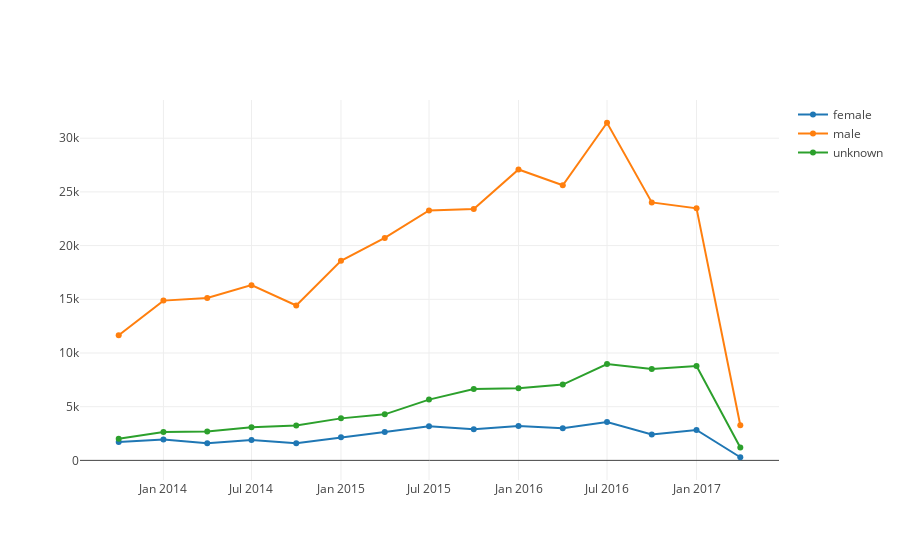

Write notebook code for a chart like this one.
### Code cell
draw_evolutionary_chart("key_as_string", METRIC_NAME)
